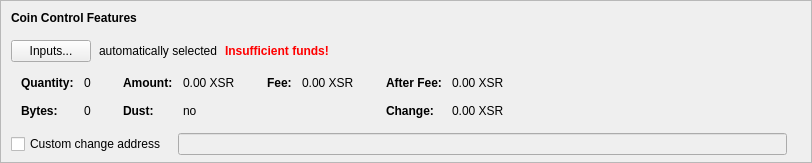
    <widget class="QFrame" name="frameCoinControl">
     <property name="sizePolicy">
      <sizepolicy hsizetype="Expanding" vsizetype="Expanding">
       <horstretch>0</horstretch>
       <verstretch>0</verstretch>
      </sizepolicy>
     </property>
     <property name="maximumSize">
      <size>
       <width>16777215</width>
       <height>16777215</height>
      </size>
     </property>
     <property name="frameShape">
      <enum>QFrame::StyledPanel</enum>
     </property>
     <property name="frameShadow">
      <enum>QFrame::Sunken</enum>
     </property>
     <layout class="QVBoxLayout" name="verticalLayoutCoinControl2">
      <property name="spacing">
       <number>0</number>
      </property>
      <property name="leftMargin">
       <number>0</number>
      </property>
      <property name="topMargin">
       <number>0</number>
      </property>
      <property name="rightMargin">
       <number>0</number>
      </property>
      <property name="bottomMargin">
       <number>6</number>
      </property>
      <item>
       <layout class="QVBoxLayout" name="verticalLayoutCoinControl" stretch="0,0,0,0,1">
        <property name="spacing">
         <number>0</number>
        </property>
        <property name="leftMargin">
         <number>10</number>
        </property>
        <property name="topMargin">
         <number>10</number>
        </property>
        <item>
         <layout class="QHBoxLayout" name="horizontalLayoutCoinControl1">
          <property name="bottomMargin">
           <number>15</number>
          </property>
          <item>
           <widget class="QLabel" name="labelCoinControlFeatures">
            <property name="sizePolicy">
             <sizepolicy hsizetype="Preferred" vsizetype="Maximum">
              <horstretch>0</horstretch>
              <verstretch>0</verstretch>
             </sizepolicy>
            </property>
            <property name="font">
             <font>
              <weight>75</weight>
              <bold>true</bold>
             </font>
            </property>
            <property name="styleSheet">
             <string notr="true">font-weight:bold;</string>
            </property>
            <property name="text">
             <string>Coin Control Features</string>
            </property>
           </widget>
          </item>
         </layout>
        </item>
        <item>
         <layout class="QHBoxLayout" name="horizontalLayoutCoinControl2" stretch="0,0,0,0">
          <property name="spacing">
           <number>8</number>
          </property>
          <property name="bottomMargin">
           <number>10</number>
          </property>
          <item>
           <widget class="QPushButton" name="pushButtonCoinControl">
            <property name="styleSheet">
             <string notr="true"/>
            </property>
            <property name="text">
             <string>Inputs...</string>
            </property>
            <property name="autoDefault">
             <bool>false</bool>
            </property>
           </widget>
          </item>
          <item>
           <widget class="QLabel" name="labelCoinControlAutomaticallySelected">
            <property name="text">
             <string>automatically selected</string>
            </property>
            <property name="margin">
             <number>5</number>
            </property>
           </widget>
          </item>
          <item>
           <widget class="QLabel" name="labelCoinControlInsuffFunds">
            <property name="font">
             <font>
              <weight>75</weight>
              <bold>true</bold>
             </font>
            </property>
            <property name="styleSheet">
             <string notr="true">color:red;font-weight:bold;</string>
            </property>
            <property name="text">
             <string>Insufficient funds!</string>
            </property>
            <property name="margin">
             <number>5</number>
            </property>
           </widget>
          </item>
          <item>
           <spacer name="horizontalSpacerCoinControl">
            <property name="orientation">
             <enum>Qt::Horizontal</enum>
            </property>
            <property name="sizeHint" stdset="0">
             <size>
              <width>40</width>
              <height>1</height>
             </size>
            </property>
           </spacer>
          </item>
         </layout>
        </item>
        <item>
         <widget class="QWidget" name="widgetCoinControl" native="true">
          <property name="sizePolicy">
           <sizepolicy hsizetype="Preferred" vsizetype="Preferred">
            <horstretch>0</horstretch>
            <verstretch>0</verstretch>
           </sizepolicy>
          </property>
          <property name="minimumSize">
           <size>
            <width>0</width>
            <height>0</height>
           </size>
          </property>
          <property name="styleSheet">
           <string notr="true"/>
          </property>
          <layout class="QHBoxLayout" name="horizontalLayoutCoinControl5">
           <property name="leftMargin">
            <number>0</number>
           </property>
           <property name="topMargin">
            <number>0</number>
           </property>
           <property name="rightMargin">
            <number>0</number>
           </property>
           <property name="bottomMargin">
            <number>0</number>
           </property>
           <item>
            <layout class="QHBoxLayout" name="horizontalLayoutCoinControl3" stretch="0,0,0,1">
             <property name="spacing">
              <number>20</number>
             </property>
             <property name="topMargin">
              <number>0</number>
             </property>
             <property name="bottomMargin">
              <number>10</number>
             </property>
             <item>
              <layout class="QFormLayout" name="formLayoutCoinControl1">
               <property name="horizontalSpacing">
                <number>10</number>
               </property>
               <property name="verticalSpacing">
                <number>14</number>
               </property>
               <property name="leftMargin">
                <number>10</number>
               </property>
               <property name="topMargin">
                <number>4</number>
               </property>
               <property name="rightMargin">
                <number>6</number>
               </property>
               <item row="0" column="0">
                <widget class="QLabel" name="labelCoinControlQuantityText">
                 <property name="font">
                  <font>
                   <weight>75</weight>
                   <bold>true</bold>
                  </font>
                 </property>
                 <property name="text">
                  <string>Quantity:</string>
                 </property>
                 <property name="margin">
                  <number>0</number>
                 </property>
                </widget>
               </item>
               <item row="0" column="1">
                <widget class="QLabel" name="labelCoinControlQuantity">
                 <property name="cursor">
                  <cursorShape>IBeamCursor</cursorShape>
                 </property>
                 <property name="contextMenuPolicy">
                  <enum>Qt::ActionsContextMenu</enum>
                 </property>
                 <property name="text">
                  <string notr="true">0</string>
                 </property>
                 <property name="margin">
                  <number>0</number>
                 </property>
                 <property name="textInteractionFlags">
                  <set>Qt::LinksAccessibleByMouse|Qt::TextSelectableByKeyboard|Qt::TextSelectableByMouse</set>
                 </property>
                </widget>
               </item>
               <item row="1" column="0">
                <widget class="QLabel" name="labelCoinControlBytesText">
                 <property name="font">
                  <font>
                   <weight>75</weight>
                   <bold>true</bold>
                  </font>
                 </property>
                 <property name="text">
                  <string>Bytes:</string>
                 </property>
                </widget>
               </item>
               <item row="1" column="1">
                <widget class="QLabel" name="labelCoinControlBytes">
                 <property name="cursor">
                  <cursorShape>IBeamCursor</cursorShape>
                 </property>
                 <property name="contextMenuPolicy">
                  <enum>Qt::ActionsContextMenu</enum>
                 </property>
                 <property name="text">
                  <string notr="true">0</string>
                 </property>
                 <property name="textInteractionFlags">
                  <set>Qt::LinksAccessibleByMouse|Qt::TextSelectableByKeyboard|Qt::TextSelectableByMouse</set>
                 </property>
                </widget>
               </item>
              </layout>
             </item>
             <item>
              <layout class="QFormLayout" name="formLayoutCoinControl2">
               <property name="horizontalSpacing">
                <number>10</number>
               </property>
               <property name="verticalSpacing">
                <number>14</number>
               </property>
               <property name="leftMargin">
                <number>6</number>
               </property>
               <property name="topMargin">
                <number>4</number>
               </property>
               <property name="rightMargin">
                <number>6</number>
               </property>
               <item row="0" column="0">
                <widget class="QLabel" name="labelCoinControlAmountText">
                 <property name="font">
                  <font>
                   <weight>75</weight>
                   <bold>true</bold>
                  </font>
                 </property>
                 <property name="text">
                  <string>Amount:</string>
                 </property>
                 <property name="margin">
                  <number>0</number>
                 </property>
                </widget>
               </item>
               <item row="0" column="1">
                <widget class="QLabel" name="labelCoinControlAmount">
                 <property name="cursor">
                  <cursorShape>IBeamCursor</cursorShape>
                 </property>
                 <property name="contextMenuPolicy">
                  <enum>Qt::ActionsContextMenu</enum>
                 </property>
                 <property name="text">
                  <string notr="true">0.00 XSR</string>
                 </property>
                 <property name="textInteractionFlags">
                  <set>Qt::LinksAccessibleByMouse|Qt::TextSelectableByKeyboard|Qt::TextSelectableByMouse</set>
                 </property>
                </widget>
               </item>
               <item row="1" column="0">
                <widget class="QLabel" name="labelCoinControlLowOutputText">
                 <property name="font">
                  <font>
                   <weight>75</weight>
                   <bold>true</bold>
                  </font>
                 </property>
                 <property name="text">
                  <string>Dust:</string>
                 </property>
                </widget>
               </item>
               <item row="1" column="1">
                <widget class="QLabel" name="labelCoinControlLowOutput">
                 <property name="cursor">
                  <cursorShape>IBeamCursor</cursorShape>
                 </property>
                 <property name="contextMenuPolicy">
                  <enum>Qt::ActionsContextMenu</enum>
                 </property>
                 <property name="text">
                  <string notr="true">no</string>
                 </property>
                 <property name="textInteractionFlags">
                  <set>Qt::LinksAccessibleByMouse|Qt::TextSelectableByKeyboard|Qt::TextSelectableByMouse</set>
                 </property>
                </widget>
               </item>
              </layout>
             </item>
             <item>
              <layout class="QFormLayout" name="formLayoutCoinControl3">
               <property name="horizontalSpacing">
                <number>10</number>
               </property>
               <property name="verticalSpacing">
                <number>14</number>
               </property>
               <property name="leftMargin">
                <number>6</number>
               </property>
               <property name="topMargin">
                <number>4</number>
               </property>
               <property name="rightMargin">
                <number>6</number>
               </property>
               <item row="0" column="0">
                <widget class="QLabel" name="labelCoinControlFeeText">
                 <property name="font">
                  <font>
                   <weight>75</weight>
                   <bold>true</bold>
                  </font>
                 </property>
                 <property name="text">
                  <string>Fee:</string>
                 </property>
                 <property name="margin">
                  <number>0</number>
                 </property>
                </widget>
               </item>
               <item row="0" column="1">
                <widget class="QLabel" name="labelCoinControlFee">
                 <property name="cursor">
                  <cursorShape>IBeamCursor</cursorShape>
                 </property>
                 <property name="contextMenuPolicy">
                  <enum>Qt::ActionsContextMenu</enum>
                 </property>
                 <property name="text">
                  <string notr="true">0.00 XSR</string>
                 </property>
                 <property name="textInteractionFlags">
                  <set>Qt::LinksAccessibleByMouse|Qt::TextSelectableByKeyboard|Qt::TextSelectableByMouse</set>
                 </property>
                </widget>
               </item>
              </layout>
             </item>
             <item>
              <layout class="QFormLayout" name="formLayoutCoinControl4">
               <property name="horizontalSpacing">
                <number>10</number>
               </property>
               <property name="verticalSpacing">
                <number>14</number>
               </property>
               <property name="leftMargin">
                <number>6</number>
               </property>
               <property name="topMargin">
                <number>4</number>
               </property>
               <property name="rightMargin">
                <number>6</number>
               </property>
               <item row="0" column="0">
                <widget class="QLabel" name="labelCoinControlAfterFeeText">
                 <property name="font">
                  <font>
                   <weight>75</weight>
                   <bold>true</bold>
                  </font>
                 </property>
                 <property name="text">
                  <string>After Fee:</string>
                 </property>
                 <property name="margin">
                  <number>0</number>
                 </property>
                </widget>
               </item>
               <item row="0" column="1">
                <widget class="QLabel" name="labelCoinControlAfterFee">
                 <property name="cursor">
                  <cursorShape>IBeamCursor</cursorShape>
                 </property>
                 <property name="contextMenuPolicy">
                  <enum>Qt::ActionsContextMenu</enum>
                 </property>
                 <property name="text">
                  <string notr="true">0.00 XSR</string>
                 </property>
                 <property name="textInteractionFlags">
                  <set>Qt::LinksAccessibleByMouse|Qt::TextSelectableByKeyboard|Qt::TextSelectableByMouse</set>
                 </property>
                </widget>
               </item>
               <item row="1" column="0">
                <widget class="QLabel" name="labelCoinControlChangeText">
                 <property name="font">
                  <font>
                   <weight>75</weight>
                   <bold>true</bold>
                  </font>
                 </property>
                 <property name="text">
                  <string>Change:</string>
                 </property>
                </widget>
               </item>
               <item row="1" column="1">
                <widget class="QLabel" name="labelCoinControlChange">
                 <property name="cursor">
                  <cursorShape>IBeamCursor</cursorShape>
                 </property>
                 <property name="contextMenuPolicy">
                  <enum>Qt::ActionsContextMenu</enum>
                 </property>
                 <property name="text">
                  <string notr="true">0.00 XSR</string>
                 </property>
                 <property name="textInteractionFlags">
                  <set>Qt::LinksAccessibleByMouse|Qt::TextSelectableByKeyboard|Qt::TextSelectableByMouse</set>
                 </property>
                </widget>
               </item>
              </layout>
             </item>
            </layout>
           </item>
          </layout>
         </widget>
        </item>
        <item>
         <layout class="QHBoxLayout" name="horizontalLayoutCoinControl4" stretch="0,0,0">
          <property name="spacing">
           <number>12</number>
          </property>
          <property name="sizeConstraint">
           <enum>QLayout::SetDefaultConstraint</enum>
          </property>
          <property name="topMargin">
           <number>5</number>
          </property>
          <property name="rightMargin">
           <number>5</number>
          </property>
          <item>
           <widget class="QCheckBox" name="checkBoxCoinControlChange">
            <property name="toolTip">
             <string>If this is activated, but the change address is empty or invalid, change will be sent to a newly generated address.</string>
            </property>
            <property name="text">
             <string>Custom change address</string>
            </property>
           </widget>
          </item>
          <item>
           <widget class="QValidatedLineEdit" name="lineEditCoinControlChange">
            <property name="enabled">
             <bool>false</bool>
            </property>
            <property name="sizePolicy">
             <sizepolicy hsizetype="Expanding" vsizetype="Fixed">
              <horstretch>0</horstretch>
              <verstretch>0</verstretch>
             </sizepolicy>
            </property>
           </widget>
          </item>
          <item>
           <widget class="QLabel" name="labelCoinControlChangeLabel">
            <property name="sizePolicy">
             <sizepolicy hsizetype="Preferred" vsizetype="Expanding">
              <horstretch>0</horstretch>
              <verstretch>0</verstretch>
             </sizepolicy>
            </property>
            <property name="minimumSize">
             <size>
              <width>0</width>
              <height>0</height>
             </size>
            </property>
            <property name="text">
             <string/>
            </property>
            <property name="margin">
             <number>3</number>
            </property>
           </widget>
          </item>
         </layout>
        </item>
        <item>
         <spacer name="verticalSpacerCoinControl">
          <property name="orientation">
           <enum>Qt::Vertical</enum>
          </property>
          <property name="sizeHint" stdset="0">
           <size>
            <width>800</width>
            <height>1</height>
           </size>
          </property>
         </spacer>
        </item>
       </layout>
      </item>
     </layout>
    </widget>
